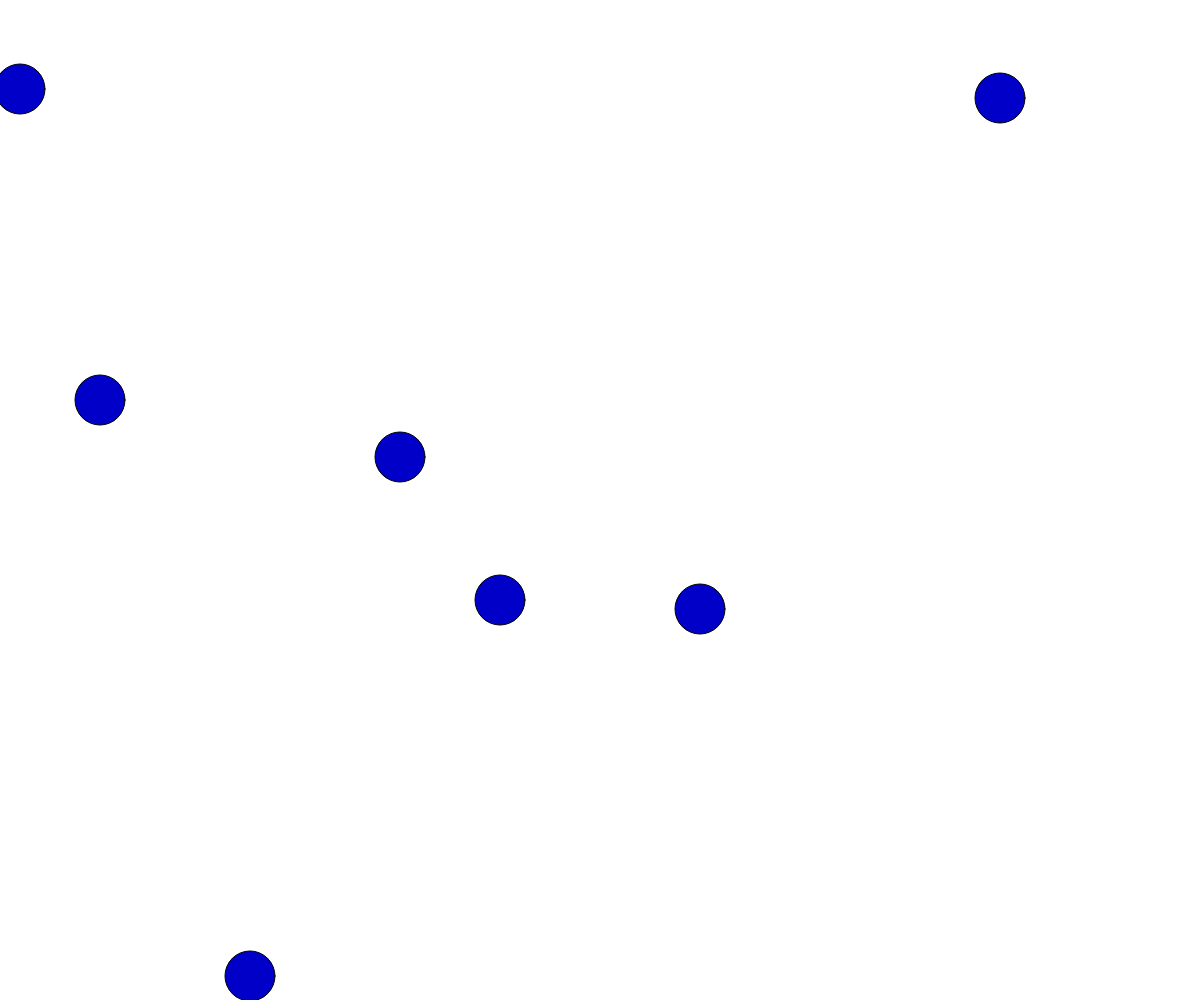
Frame 1 (no input)
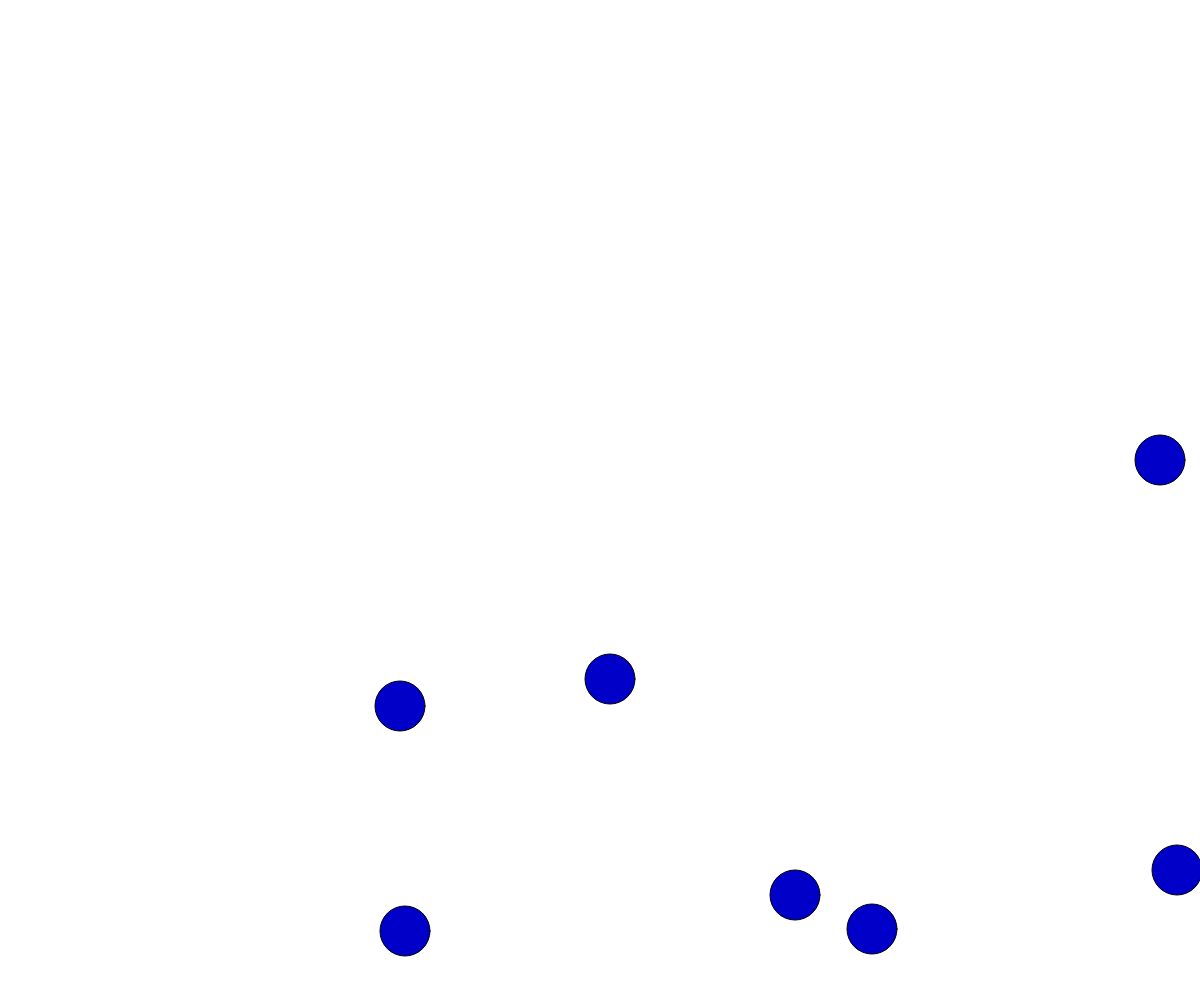
Frame 60 (no input)
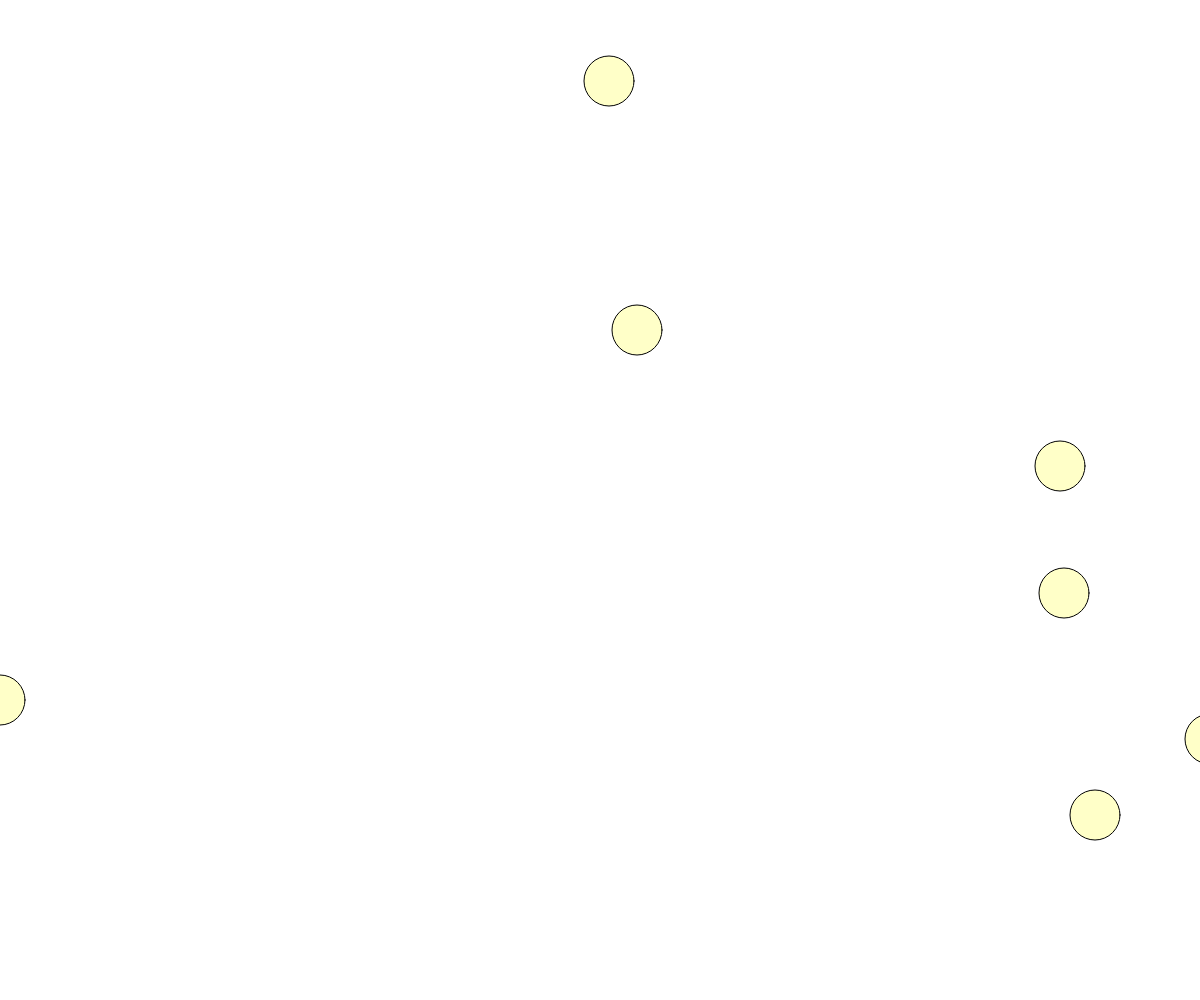
Frame 120 (the mouse pressed at the canvas centre since frame 60)

The p5.js sketch that drew these frames (run headless with seeded random() and noise() and a simulated clock; from frame 60 on, the mouse is pressed at the canvas centre):

// p5.js sketch
// ── sketch.js

let xposList = [100,500,20,400,700,250,1000]
let yposList = [400,600,89,457,609,976,98]
let xspeedList = [20,5,10,8,9,30,17]
let yspeedList = [20,5,10,8,9,30,17]

function setup() {
  // put setup code here
createCanvas(windowWidth, windowHeight);
}

function draw() {
  background(255);

fill(mouseX, mouseY,200);
//for loop///////////////
for (let i = 0; i < xposList.length ; i = i + 1 ){

//up and down circles//////////////////////////////
circle(xposList[i], yposList[i], 50);
yposList[i] = yposList[i] + yspeedList[i];
xposList[i] = xposList[i] + xspeedList[i];
//check for bottom hit//
  if (yposList[i] > height){
    yspeedList[i]= -yspeedList[i]
  }

  //check for top hit//
if (yposList[i] < 0){
  yspeedList[i]= - yspeedList[i];
}


//check for right hit////
if(xposList[i] > width){
xspeedList[i] = - xspeedList[i]
}

//check for left hit//
if (xposList[i] < 0){
  xspeedList[i] = -xspeedList[i];
}
}
}
